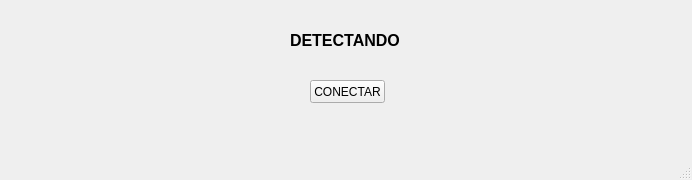
<?xml version="1.0" encoding="UTF-8"?>
<ui version="4.0">
 <class>MainWindow</class>
 <widget class="QMainWindow" name="MainWindow">
  <property name="geometry">
   <rect>
    <x>0</x>
    <y>0</y>
    <width>692</width>
    <height>180</height>
   </rect>
  </property>
  <property name="windowTitle">
   <string>MainWindow</string>
  </property>
  <widget class="QWidget" name="centralwidget">
   <widget class="QPushButton" name="btn_conec_desco">
    <property name="geometry">
     <rect>
      <x>310</x>
      <y>80</y>
      <width>75</width>
      <height>23</height>
     </rect>
    </property>
    <property name="text">
     <string>CONECTAR</string>
    </property>
   </widget>
   <widget class="QLabel" name="lbl_movimiento">
    <property name="geometry">
     <rect>
      <x>290</x>
      <y>20</y>
      <width>131</width>
      <height>41</height>
     </rect>
    </property>
    <property name="font">
     <font>
      <pointsize>12</pointsize>
      <weight>75</weight>
      <bold>true</bold>
     </font>
    </property>
    <property name="text">
     <string>DETECTANDO</string>
    </property>
   </widget>
  </widget>
  <widget class="QMenuBar" name="menubar">
   <property name="geometry">
    <rect>
     <x>0</x>
     <y>0</y>
     <width>692</width>
     <height>21</height>
    </rect>
   </property>
  </widget>
  <widget class="QStatusBar" name="statusbar"/>
 </widget>
 <resources/>
 <connections/>
</ui>
